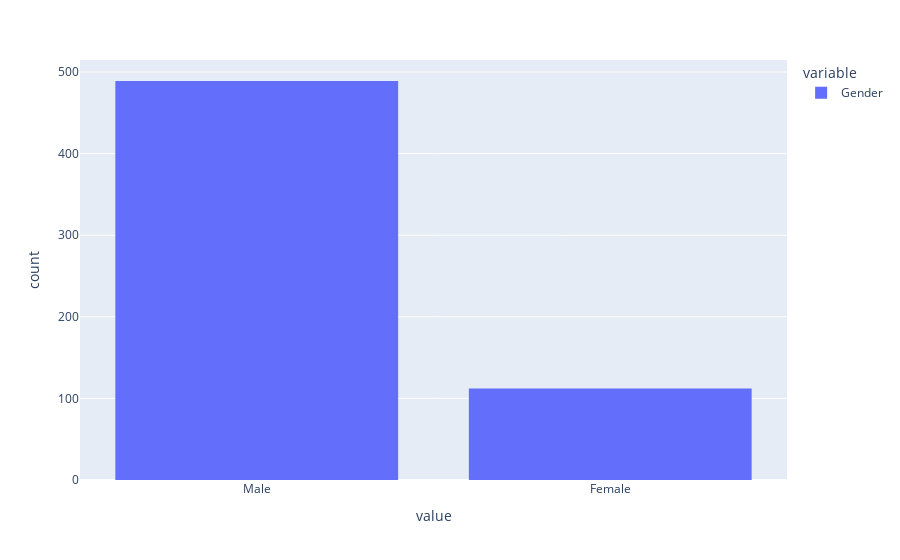

The cell this chart's notebook holds for it:
### Code cell
px.histogram(df["Gender"])

### Figure 1 — Plotly figure (JSON) as saved in the notebook; plotly's stock layout.template omitted (floating-point values rounded to 4 significant figures; data arrays with more than 128 entries replaced by an {"elided": "..."} marker saying what was removed)
{"data": [{"alignmentgroup": "True", "bingroup": "x", "hovertemplate": "variable=Gender<br>value=%{x}<br>count=%{y}<extra></extra>", "legendgroup": "Gender", "marker": {"color": "#636efa", "pattern": {"shape": ""}}, "name": "Gender", "offsetgroup": "Gender", "orientation": "v", "showlegend": true, "type": "histogram", "x": {"elided": "614 str values"}, "xaxis": "x", "yaxis": "y"}], "layout": {"barmode": "relative", "legend": {"title": {"text": "variable"}, "tracegroupgap": 0}, "margin": {"t": 60}, "xaxis": {"anchor": "y", "domain": [0, 1], "title": {"text": "value"}}, "yaxis": {"anchor": "x", "domain": [0, 1], "title": {"text": "count"}}}}
